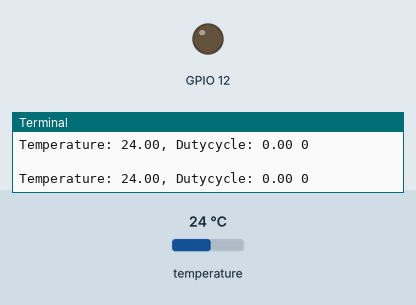
Recording of a program running on a simulated Raspberry Pi (BCM pin numbers). On the bench: output pins drawn as LEDs (lit = HIGH), the last lines printed to the terminal. The test bench sets the inputs (shaded band); at power-on: temperature 24 °C.

Above: at 1.2 s.
1.3 s: temperature set to 29.4 °C
3.2 s: temperature set to 30.8 °C
At 5.2 s:
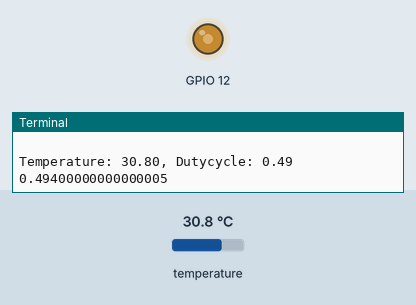
5.5 s: temperature set to 33 °C
At 7.0 s:
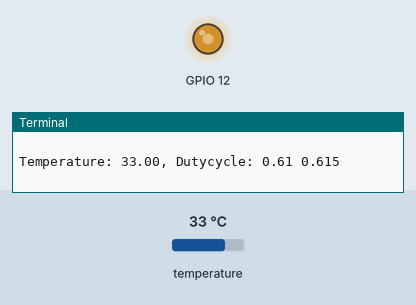
7.5 s: temperature set to 41 °C
At 8.6 s:
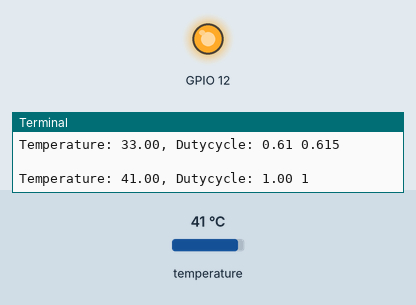
Timing chart, 0 to 10.5 s (numbered marks = the images above; inputs shaded):
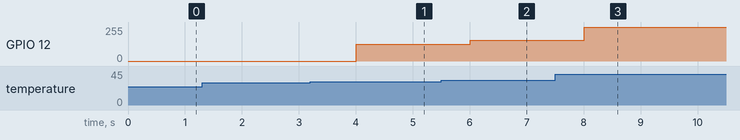

The program:

noctua_fan_control.py
```python
# Some useful information:
#
# - about pigpio hardware_PWM: http://abyz.me.uk/rpi/pigpio/python.html#hardware_PWM
# - 25kHz doesn't work for me, the fan goes on and off in large intervals, using 250 instead
# - we can't use the fourth connector of the fan (which returns the current rotation rate)
#   because the RPi can't read a PWM input (reliably)
# - the rpi pwm output is between 0 and 3.3V, the fan expects between 0 and 5V so with
#   3.3V we won't get the full speed, I'll try it with 3.3V and if there isn't enough
#   cooling then I'll step up the pwm voltage
# - the fan draws ~0.21A, the RPi can provide over 1A (at 5V), since there are no
#   other power hungry devices attached we should have enough power available
#   (powering the fan from the usb hub with pwm from the rpi won't work because the
#    vcc and ground voltages will generally by different between the rpi and the hub)

# useful links:
#  - https://noctua.at/pub/media/wysiwyg/Noctua_PWM_specifications_white_paper.pdf
#  - https://www.raspberrypi.com/documentation/computers/raspberry-pi.html

# make sure pigpio daemon is running with `sudo systemctl start pigpiod` (and enable)

# using adafruit library for temperature sensor:
#  - https://pypi.org/project/adafruit-circuitpython-HTU21D/

# make sure to activate virtual environment where adafruit library is installed before
# running this script

# make sure i2c (and spi) is enabled in raspi-config

import time
import board
import pigpio
from adafruit_htu21d import HTU21D

# settings
fan_on_min = 30 # °C, below this temperature the fan will be off
fan_on_max = 40  # °C, at and above this temperature the fan will be at max (3.3V)
update_sec = 1  # number of seconds between subsequent updates

min_dc = 0.45  # below a certain dutycycle the fan doesn't move, at the min temperature we need at least this dc value
temp_buffer = 2  # °C to go below fan_on_min when cooling (so the fan doesn't contantly turn on and off
pwm_pin = 12

# set up temperature sensor
i2c = board.I2C()
sensor = HTU21D(i2c)

# set up raspberry pi for pigpio
PI = pigpio.pi()
freq = 250  # 25k doesn't work, 250 and 2500 works ... ?


def set_fan(dutycycle):
    PI.hardware_PWM(pwm_pin, freq, int(1000000 * dutycycle))


set_fan(0)
dc_prev = 0
is_cooling = False


while True:
    temp = sensor.temperature

    if temp < fan_on_min - (temp_buffer if is_cooling else 0):
        dc = 0
        is_cooling = False

    elif temp > fan_on_max:
        dc = 1
        is_cooling = True

    else:  # scale fan speed linearly with temperature
        dc = min_dc + max(0, (1 - min_dc) * (temp - fan_on_min) / (fan_on_max - fan_on_min))
        is_cooling = True

    print(f'\nTemperature: {temp:.2f}, Dutycycle: {dc:.2f}', dc)

    # only adjust fan speed for significant temperature changes
    if abs(dc - dc_prev) > 0.05:
        set_fan(dc)

    dc_prev = dc
    time.sleep(update_sec)
```

Measured:
- the behaviour switches between 29.9 and 30 °C on temperature (found by bisection; images 0 and 1)
- after the input at 3.2 s, GPIO 12: 0/255 → 126/255 after 0.81 s
- after the input at 5.5 s, GPIO 12: 126/255 → 157/255 after 0.51 s
- after the input at 7.5 s, GPIO 12: 157/255 → 255/255 after 0.51 s
